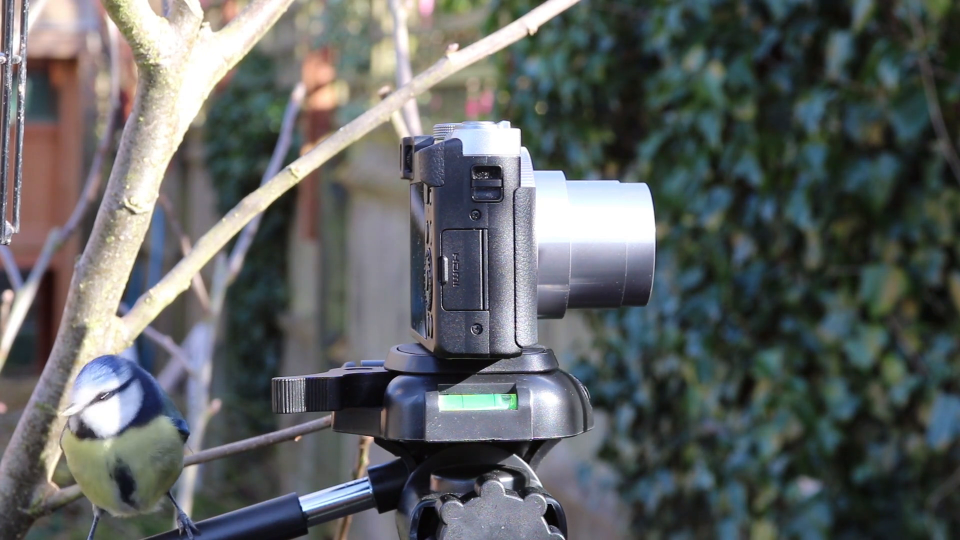
#> input picture frame 24 of data/video_hd.mp4, 1920 x 1080 px, given in place of hd_video.mp4, which was not available (shown at 1/2 size)
$ jupyter execute 22.ipynb
#> lines starting #> are read from the running program, lines starting #| are printed output that depends on the picture; after the words box and inside, x2 and y2 are one past the last pixel; in counts of white or black regions, pixels touching at a corner belong together
[cell 1]
import cv2
import time

[cell 2]
my_video = cv2.VideoCapture('C:/Users/ducth/Documents/hoctap/thigiacmaytinh/data/hd_video.mp4')

[cell 3]
#tao cua so hien thi
cv2.namedWindow('VideoPlayer', cv2.WINDOW_NORMAL)

[cell 4]
#Ghi text
font = cv2.FONT_HERSHEY_SIMPLEX
font_color = (0, 0, 255)
font_scale = 2
font_thicknes = 2

[cell 5]
#Hien thi tung khung anh
while True:
    #Thoi gian truoc khi doc
    start_time = time.time()
    #Doc 1 frame
    ret, frame = my_video.read()
#> frame is the input picture: shape (1080, 1920, 3); mean B, G, R 98, 98.3, 94.5
    #Thoat khi khong the doc frame
    if not ret:
        break
    #Thoi gian sau khi doc
    end_time = time.time()
    #Tinh fps
    fps = 1/(end_time-start_time)
    #Hien thi fps
    cv2.putText(frame, f'FPS: {fps:.2f}', (100, 100), font, font_scale, font_color , font_thicknes)
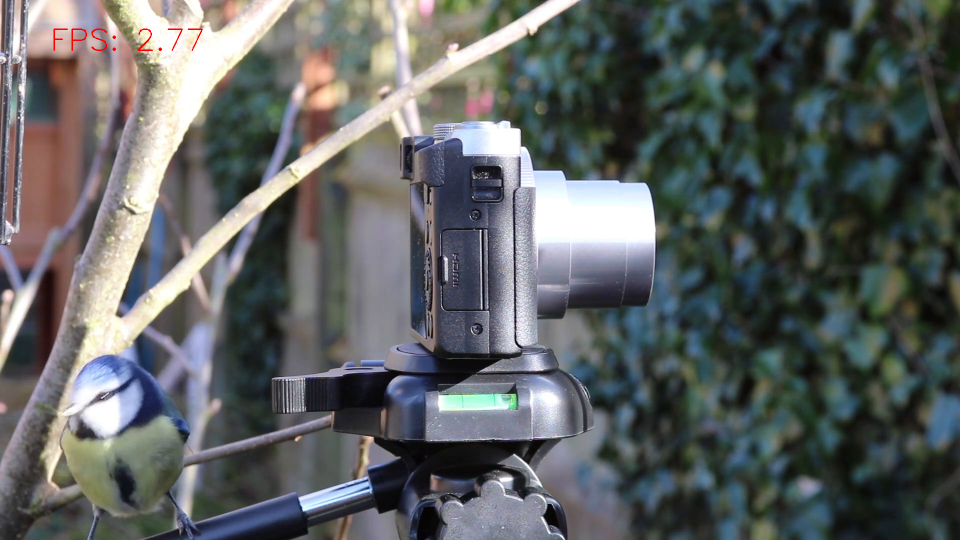
#> frame: shape (1080, 1920, 3) (shown at 1/2 size); 0.09% of pixels changed, all inside (x1, y1, x2, y2) = (107, 57, 406, 102)
    #Hien thi
    cv2.imshow('Video Player', frame)
    if(cv2.waitKey(10)==ord('q')):
#> (key q is pressed here)
        break


$ run again, starting later in the video
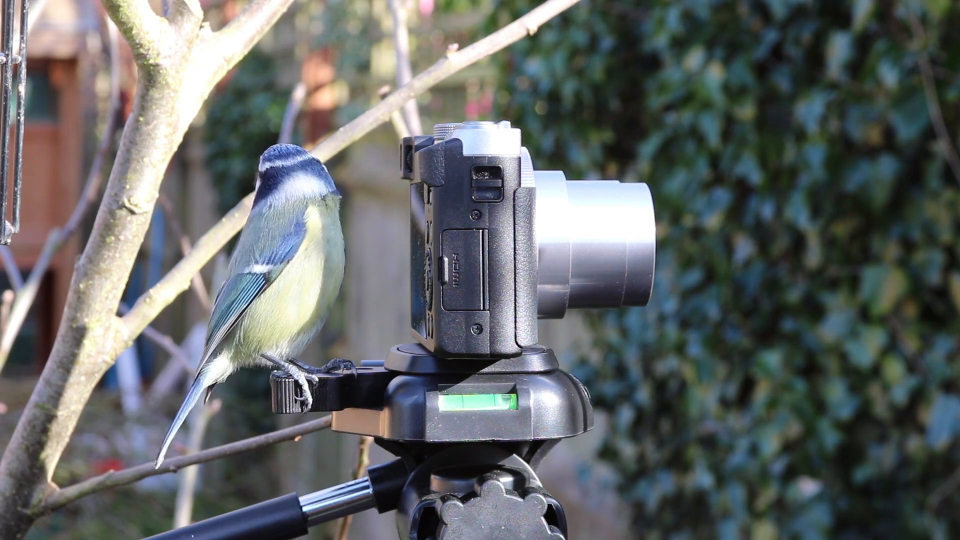
#> input picture frame 110 of data/video_hd.mp4, 1920 x 1080 px, given in place of hd_video.mp4, which was not available (shown at 1/2 size)
#> frame is the input picture: shape (1080, 1920, 3); mean B, G, R 101.9, 101.8, 97.9
#> `cv2.putText(frame, f'FPS: {fps:.2f}', (100, 100), font, font_scale, fo..`:
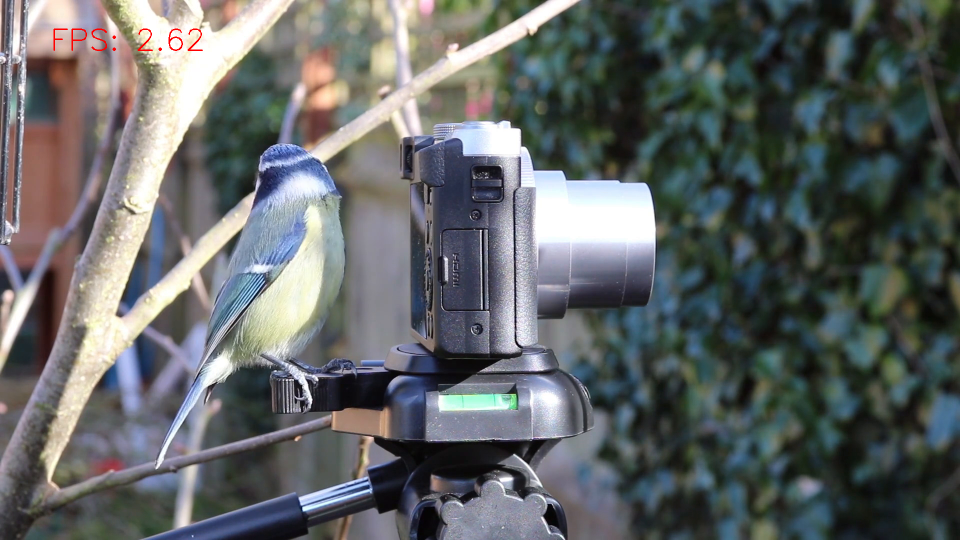
#> frame: shape (1080, 1920, 3) (shown at 1/2 size); 0.1% of pixels changed, all inside (x1, y1, x2, y2) = (107, 57, 406, 102)

$ run again, starting later in the video
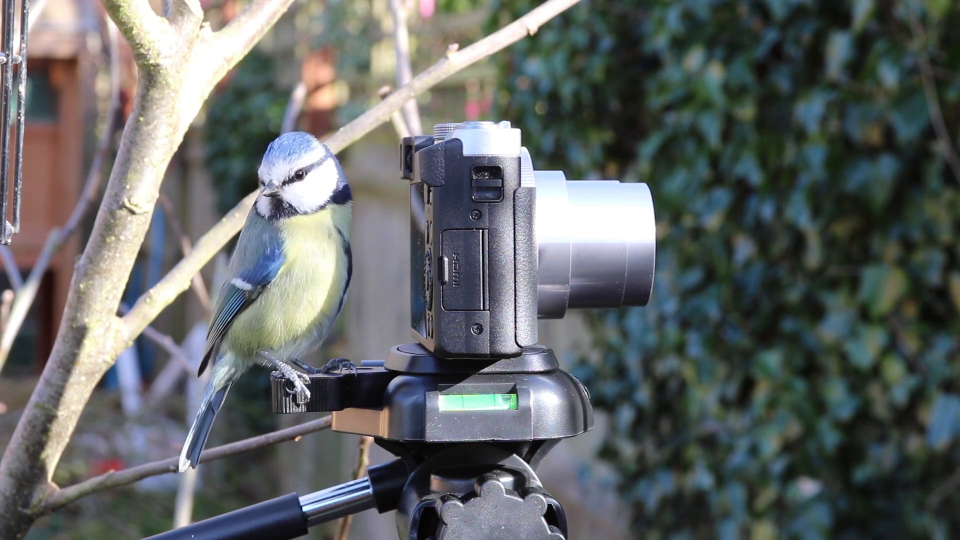
#> input picture frame 196 of data/video_hd.mp4, 1920 x 1080 px, given in place of hd_video.mp4, which was not available (shown at 1/2 size)
#> frame is the input picture: shape (1080, 1920, 3); mean B, G, R 101.6, 101.6, 97.7
#> `cv2.putText(frame, f'FPS: {fps:.2f}', (100, 100), font, font_scale, fo..`:
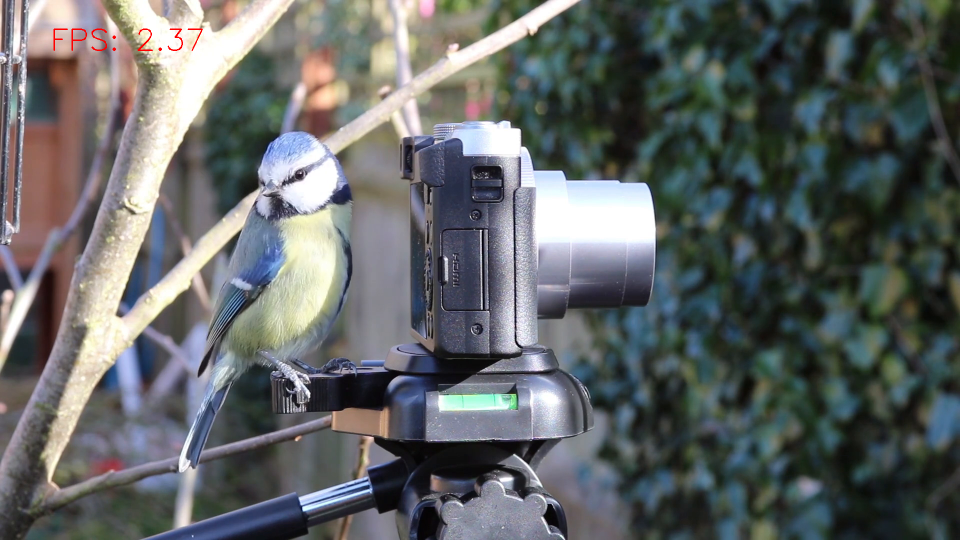
#> frame: shape (1080, 1920, 3) (shown at 1/2 size); 0.09% of pixels changed, all inside (x1, y1, x2, y2) = (107, 57, 406, 102)
